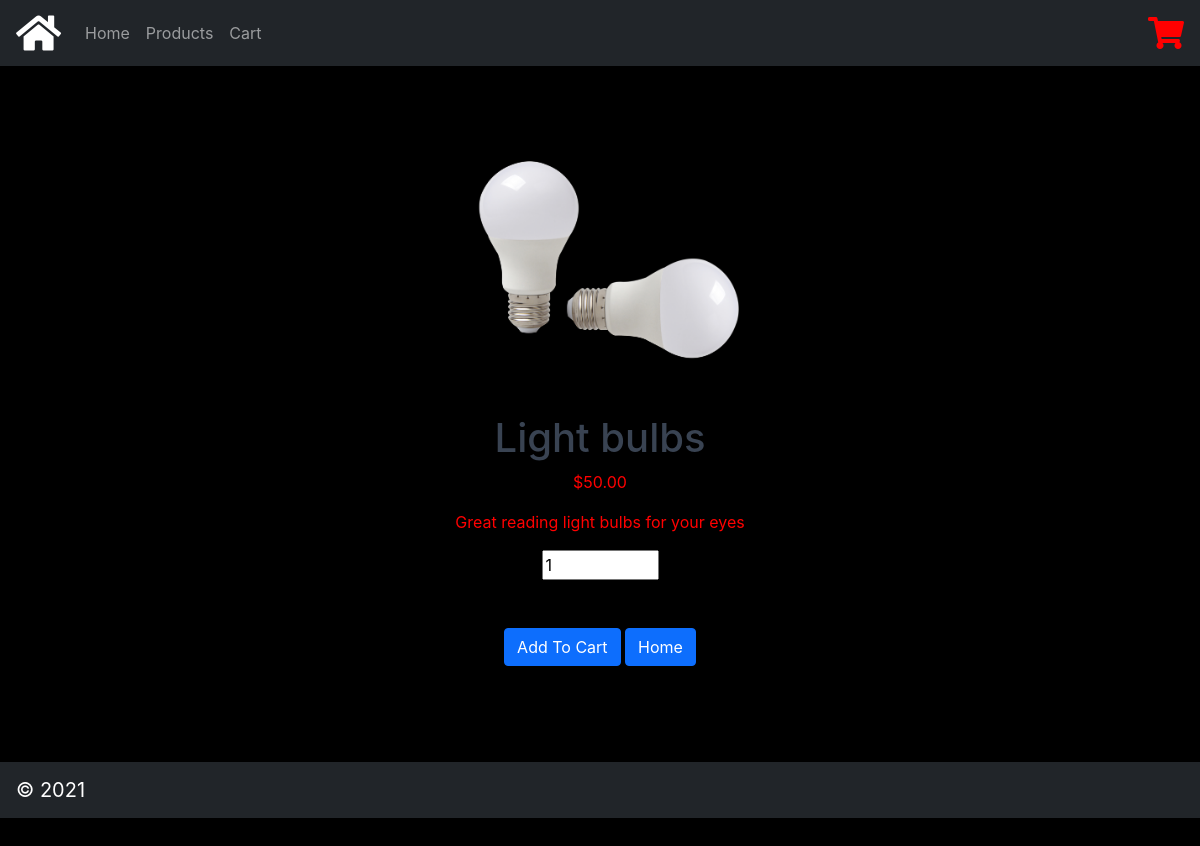
Screenshot of /index.php?page=product&id=11 with the database file from the repository.
### tables this page shows
CREATE TABLE `products` (
  `id` int(11) NOT NULL,
  `name` varchar(200) NOT NULL,
  `desc` text NOT NULL,
  `price` decimal(7,2) NOT NULL,
  `rrp` decimal(7,2) NOT NULL DEFAULT '0.00',
  `quantity` int(11) NOT NULL,
  `img` text NOT NULL,
  `date_added` datetime NOT NULL DEFAULT CURRENT_TIMESTAMP
);

### index.php (called while the page is built, shortened)
<?php
include 'functions.php';
$page = isset($_GET['page'])
        && file_exists($_GET['page'] . '.php') ? $_GET['page'] : 'home';
include $page . '.php';
?>

### product.php (the view, shortened to what this page needs)
<?php
if (isset($_GET['id'])) {
    $stmt = $pdo->prepare('SELECT * FROM products WHERE id = ?');
    $stmt->execute([$_GET['id']]);
    $product = $stmt->fetch(PDO::FETCH_ASSOC);
} else {
    exit('Product does not exist!');
}
?>
<?=template_header('Product')?>
<div class="container mt-5 mb-5">
    <div class="row">
        <div class="container text-center">
            <img src="imgs/<?=$product['img']?>" width="300" height="300" alt="<?=$product['name']?>">
                <h1 class="name"><?=$product['name']?></h1>
                <p class="price">&dollar;<?=$product['price']?></p>
                <p class="description"><?=$product['desc']?></p>
                <form action="index.php?page=cart" method="post">
                <div class="form-group">
                    <input type="number" name="quantity" value="1" min="1"
                           max="<?=$product['quantity']?>" placeholder="Quantity" required>
                </div>
                <div class="form-group mt-5 mb-5">
                    <input class="btn btn-primary" type="submit" value="Add To Cart">
                    <a class="btn btn-primary" href="index.php" role="button">Home</a>
                </div>
                </form>
        </div>
    </div>
</div>
<?=template_footer()?>

### style.css (style rules this page uses)
* { box-sizing: border-box; font-family: -apple-system, BlinkMacSystemFont, "segoe ui", roboto, oxygen, ubuntu, cantarell, "fira sans", "droid sans", "helvetica neue", Arial, sans-serif; font-size: 16px; -webkit-font-smoothing: antialiased; -moz-osx-font-smoothing: grayscale; }
html { height: 100%; }
body { position: relative; min-height: 100%; color: white; background-color: black; margin: 0; padding-bottom: 100px; }
h1, h2, h3, h4, h5 { color: #394352; }

### rows the page displays
products: img (picture), name "Light bulbs", price "50.00", desc "Great reading light bulbs for your eyes"
